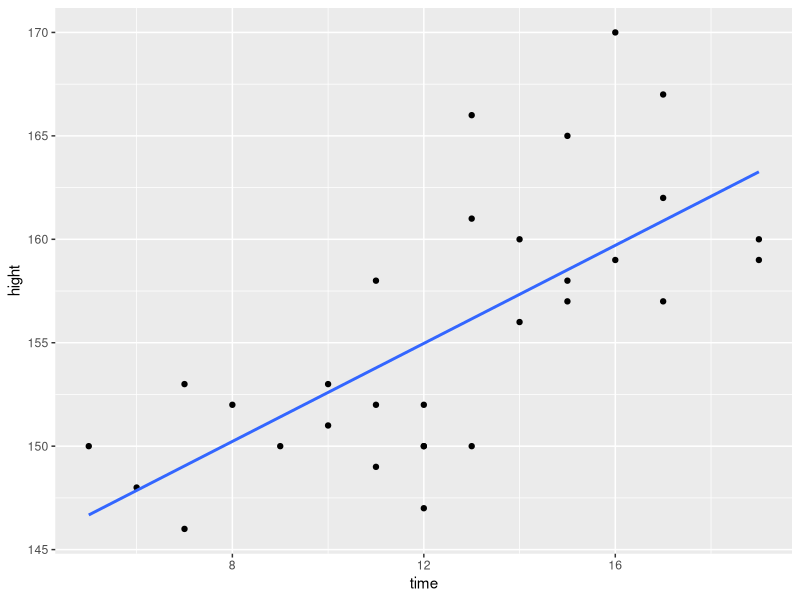
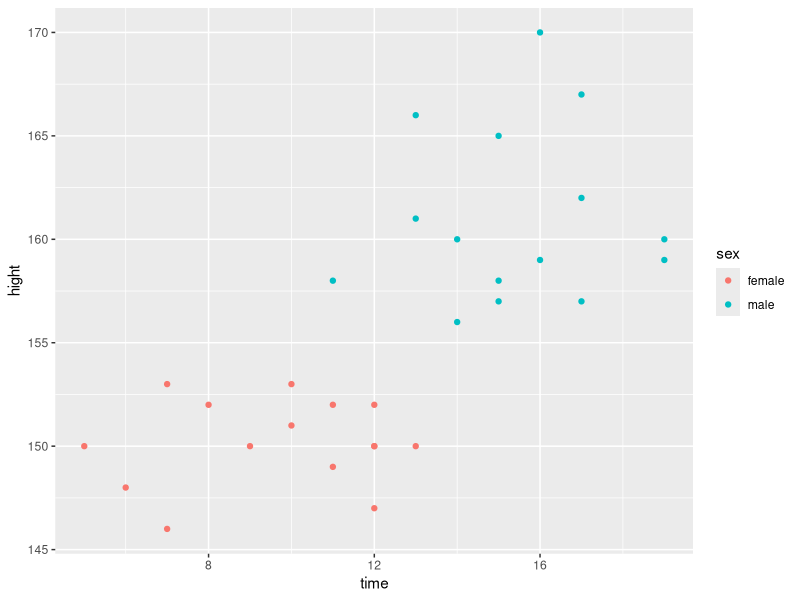
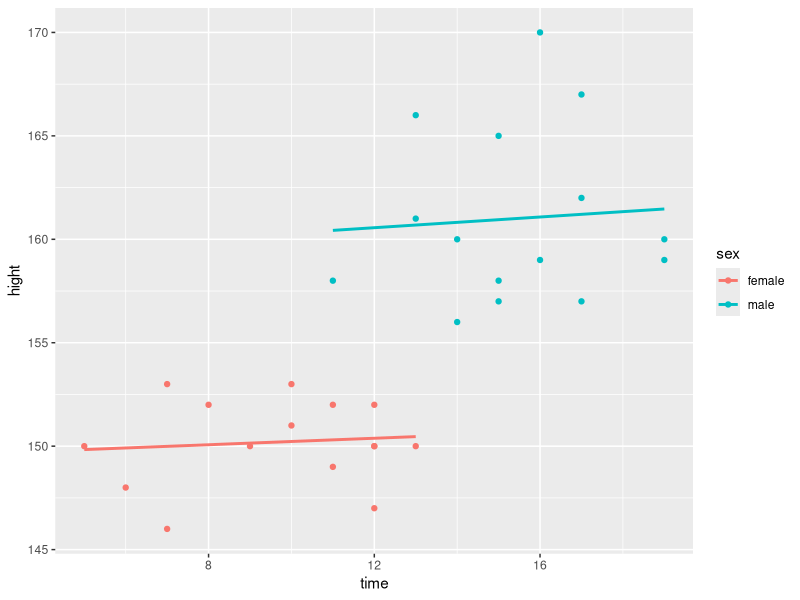

Source code (R) for these figures, in order:
## ---- chunk 1
library("tidyverse")
## ---- chunk 2
df <- read_csv("data/paradox.csv")
## ---- chunk 3
df
## ---- chunk 4
ggplot(df, aes(time, hight)) +
  geom_point() +
  stat_smooth(method = lm, se = FALSE)
## ---- chunk 5
model_1 <- lm(hight ~ time, data = df)
summary(model_1)
## ---- chunk 6
ggplot(df, aes(time, hight))  +
  geom_point(aes(color = sex))
## ---- chunk 7
model_2 <- lm(hight ~ time + sex, data = df)
summary(model_2)
## ---- chunk 8
ggplot(df, aes(time, hight))  +
  geom_point(aes(color = sex)) +
  geom_smooth(method = lm, se = FALSE, aes(color = sex))
